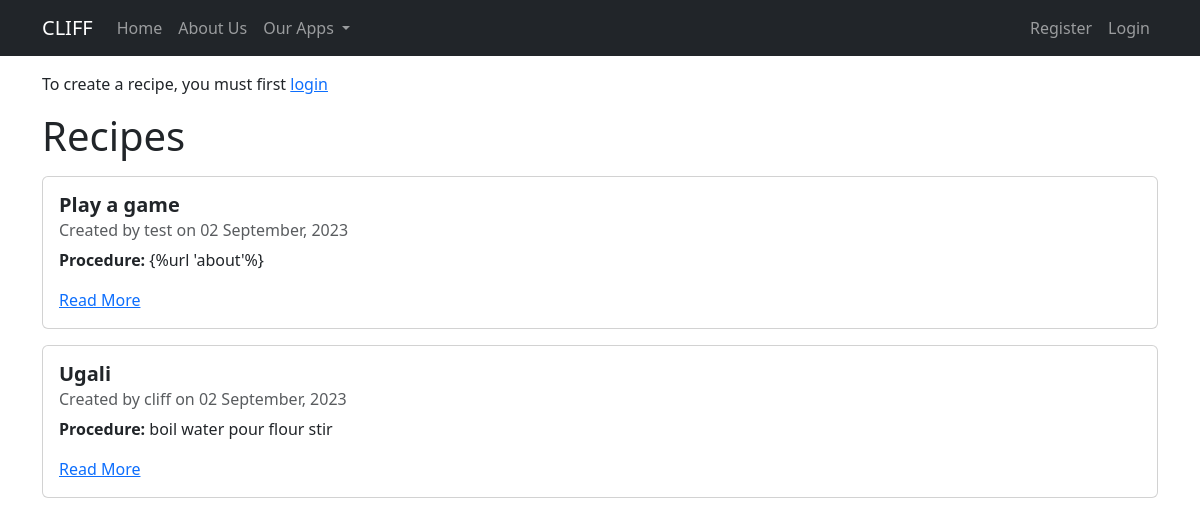
/recipe/, run on an earlier commit of the app's database.
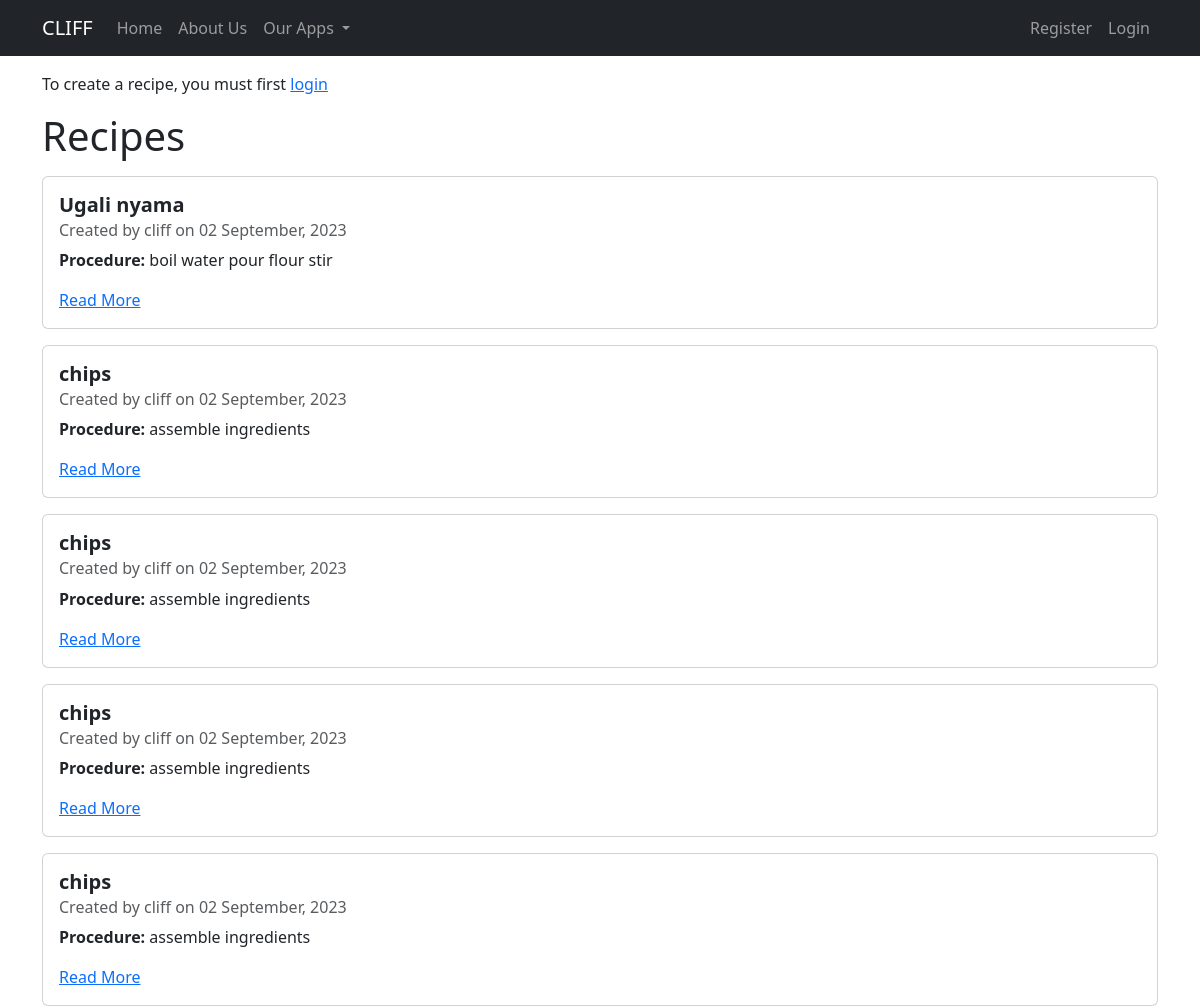
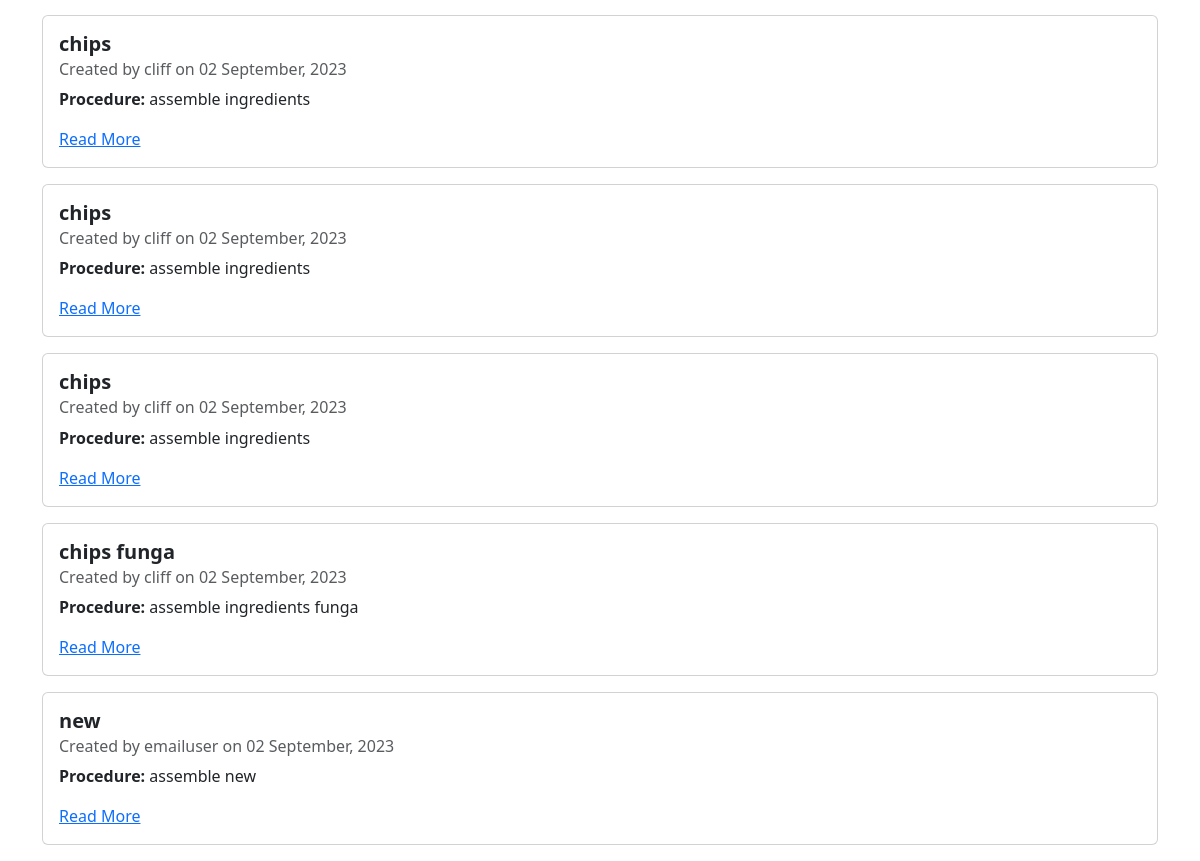
And on a later commit of the database (2 pictures, top to bottom).
### recipes/models.py (models this page shows, shortened)
class Recipe(models.Model):
    title = models.CharField(max_length=100)
    procedure = models.TextField(max_length=100)
    author = models.ForeignKey(User, on_delete = models.SET_DEFAULT, blank=True, default='none')
    created_at = models.DateTimeField(auto_now_add=True)
    updated_at = models.DateTimeField(auto_now=True)

### recipes/views.py (the view)
# urls.py: path('recipe/', views.RecipeListview.as_view(), name="recipes"),
class RecipeListview(ListView):
    model = models.Recipe
    template_name = 'recipes/index.html'
    context_object_name = 'recipes'

### recipes/templates/recipes/index.html
{% extends 'base.html' %}
{% block content %}
<div class="">
    {% if request.user.is_authenticated %}
    <a style="float: right;" class="btn btn-outline-dark" href="{% url 'recipes-create' %}">Add Recipe</a>
    {% else %}
    <p>
        To create a recipe, you must first <a href="{% url 'recipes-create' %}">login</a> </p>
    {% endif %}
</div>
<h1>Recipes</h1>
<div class="col-md-12 w-100">
        {% for recipe in recipes %}
            <div class="card my-3 me-3 w-100" style="width: 1090px;">
                <div class="card-body w-50">
                    <h5 class="card-title"><strong>{{ recipe.title }}</strong></h5>
                    <h6 class="card-subtitle mb-2 text-muted">Created by {{ recipe.author }} on {{ recipe.created_at|date:"d F, Y" }}</h6>
                    <p class="card-text"><strong>Procedure: </strong> {{ recipe.procedure }}</p>
                    <a href="{% url 'recipes-detail' recipe.pk %}" class="card-link">Read More</a>
                </div>
            </div>
            {% endfor %}
        </div>
{% endblock %}

What changed in the data, as far as the page shows it:
removed Recipe: title "Play a game", author "test", created_at "02 September, 2023", procedure "{%url 'about'%}"
changed Recipe "boil water pour flour stir": title "Ugali" → "Ugali nyama"
added Recipe: title "chips", author "cliff", created_at "02 September, 2023", procedure "assemble ingredients"
added Recipe: title "chips", author "cliff", created_at "02 September, 2023", procedure "assemble ingredients"
added Recipe: title "chips", author "cliff", created_at "02 September, 2023", procedure "assemble ingredients"
added Recipe: title "chips", author "cliff", created_at "02 September, 2023", procedure "assemble ingredients"
added Recipe: title "chips", author "cliff", created_at "02 September, 2023", procedure "assemble ingredients"
added Recipe: title "chips", author "cliff", created_at "02 September, 2023", procedure "assemble ingredients"
added Recipe: title "chips", author "cliff", created_at "02 September, 2023", procedure "assemble ingredients"
added Recipe: title "chips funga", author "cliff", created_at "02 September, 2023", procedure "assemble ingredients funga"
added Recipe: title "new", author "emailuser", created_at "02 September, 2023", procedure "assemble new"
